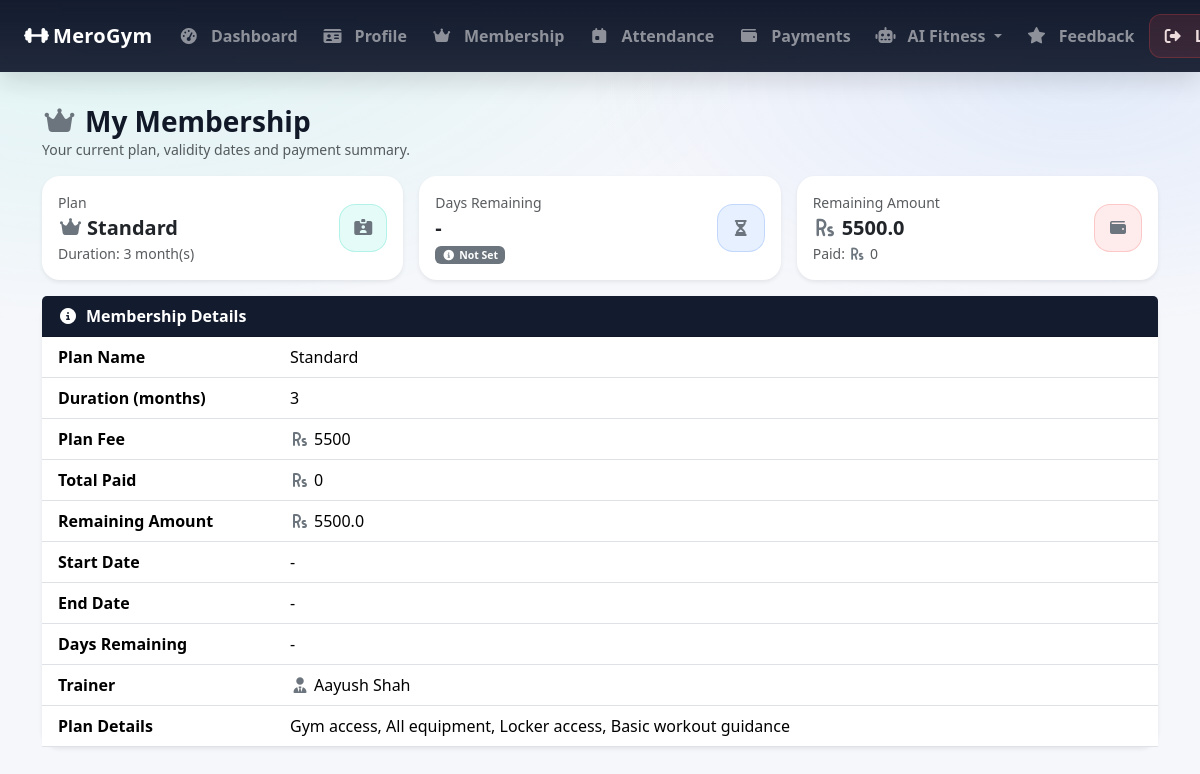
The app's page /member_membership/ (signed in), older data.
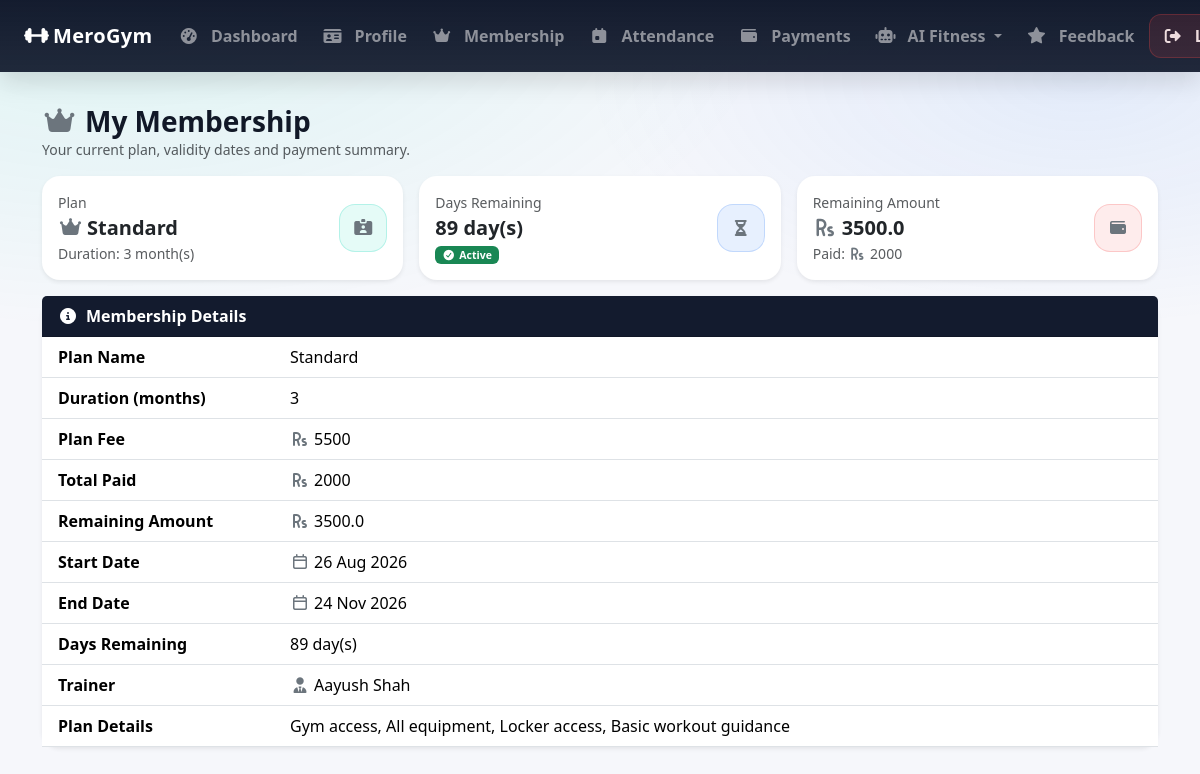
The same page, newer data.
### GymApp/models.py (models this page shows, shortened)
class MemberProfile(models.Model):
    GENDER_CHOICES = (
        ('MALE', 'Male'),
        ('FEMALE', 'Female'),
        ('OTHER', 'Other'),
    )
    user = models.OneToOneField(settings.AUTH_USER_MODEL, on_delete=models.CASCADE, related_name='member_profile')
    full_name = models.CharField(max_length=100)
    mobile = models.CharField(max_length=15)
    age = models.PositiveIntegerField(null=True, blank=True)
    gender = models.CharField(max_length=10, choices=GENDER_CHOICES, null=True, blank=True)
    address = models.TextField(blank=True)
    join_date = models.DateField(default=timezone.now)
    plan = models.ForeignKey(MembershipPlan,
                             on_delete=models.SET_NULL, # If plan is deleted, set to null
                             null=True, blank=True,
                             related_name='members'
                             )
    trainer = models.ForeignKey(
        Trainer,
        on_delete=models.SET_NULL,  # If trainer is deleted, set to null
        null=True, blank=True,
        related_name='members' # access members via trainer.members
    )
    membership_start = models.DateField(null=True, blank=True)
    membership_end = models.DateField(null=True, blank=True)

class MembershipPlan(models.Model):
    name = models.CharField(max_length=100)
    duration_months = models.PositiveIntegerField()
    fee = models.PositiveIntegerField()
    description = models.TextField(blank=True)

class Trainer(models.Model):
    name = models.CharField(max_length=100)
    mobile = models.CharField(max_length=15)
    specialization = models.CharField(max_length=200)
    shift_timing = models.CharField(max_length=200)

### GymApp/views.py (the view)
    def wrapper(request, *args, **kwargs):
        if not request.user.is_authenticated or getattr(request.user, 'role', None) != 'MEMBER':
            messages.error(request, 'You must be a member to access this page.')
            return redirect('member_login')
        return view_func(request, *args, **kwargs)

### GymApp/views.py (called while the page is built)
def member_required(view_func):
    def wrapper(request, *args, **kwargs):
        if not request.user.is_authenticated or getattr(request.user, 'role', None) != 'MEMBER':
            messages.error(request, 'You must be a member to access this page.')
            return redirect('member_login')
        return view_func(request, *args, **kwargs)
    return wrapper

### GymApp/templates/member_membership.html (shortened to what the changed rows need)
{% extends 'base.html' %}
{% block content %}
{% if member.plan %}
    <div class="row g-3 mb-3">
        <div class="col-12 col-md-4">
            <div class="card border-0 shadow-sm h-100" style="border-radius:18px;">
                <div class="card-body">
                    <div class="d-flex justify-content-between align-items-center">
                        <div>
                            <div class="text-muted small">Plan</div>
                            <div class="fw-bold fs-5">
                                <i class="fa-solid fa-crown me-1 text-secondary"></i>{{ member.plan.name }}
                            </div>
                            <div class="small text-muted">
                                Duration: {{ member.plan.duration_months }} month(s)
                            </div>
                        </div>
                        <div class="d-inline-flex align-items-center justify-content-center"
                             style="width:48px;height:48px;border-radius:16px;background:rgba(0,209,178,.10);border:1px solid rgba(0,209,178,.22);">
                            <i class="fa-solid fa-id-card-clip text-secondary"></i>
                        </div>
                    </div>
                </div>
            </div>
        </div>
        <div class="col-12 col-md-4">
            <div class="card border-0 shadow-sm h-100" style="border-radius:18px;">
                <div class="card-body">
                    <div class="d-flex justify-content-between align-items-center">
                        <div>
                            <div class="text-muted small">Days Remaining</div>
                            <div class="fw-bold fs-5">
                                {% if days_remaining is not None %}
                                    {{ days_remaining }} day(s)
                                {% else %}
                                    -
                                {% endif %}
                            </div>
                            <div class="small">
                                {% if days_remaining is not None %}
                                    {% if days_remaining > 0 %}
                                        <span class="badge text-bg-success">
                                            <i class="fa-solid fa-circle-check me-1"></i>Active
                                        </span>
                                    {% elif days_remaining == 0 %}
                                        <span class="badge text-bg-warning">
                                            <i class="fa-solid fa-triangle-exclamation me-1"></i>Expires Today
                                        </span>
                                    {% else %}
                                        <span class="badge text-bg-danger">
                                            <i class="fa-solid fa-circle-xmark me-1"></i>Expired
                                        </span>
                                    {% endif %}
                                {% else %}
                                    <span class="badge text-bg-secondary">
                                        <i class="fa-solid fa-circle-info me-1"></i>Not Set
                                    </span>
                                {% endif %}
                            </div>
                        </div>
                        <div class="d-inline-flex align-items-center justify-content-center"
                             style="width:48px;height:48px;border-radius:16px;background:rgba(59,130,246,.12);border:1px solid rgba(59,130,246,.22);">
                            <i class="fa-solid fa-hourglass-half text-secondary"></i>
                        </div>
                    </div>
                </div>
            </div>
        </div>
        <div class="col-12 col-md-4">
            <div class="card border-0 shadow-sm h-100" style="border-radius:18px;">
                <div class="card-body">
                    <div class="d-flex justify-content-between align-items-center">
                        <div>
                            <div class="text-muted small">Remaining Amount</div>
                            <div class="fw-bold fs-5">
                                {% if remaining is not None %}
                                    <i class="fa-solid fa-rupee-sign me-1 text-secondary"></i>{{ remaining }}
                                {% else %}
                                    -
                                {% endif %}
                            </div>
                            <div class="small text-muted">
                                Paid: <i class="fa-solid fa-rupee-sign me-1 text-secondary"></i>{{ total_paid }}
                            </div>
                        </div>
                        <div class="d-inline-flex align-items-center justify-content-center"
                             style="width:48px;height:48px;border-radius:16px;background:rgba(239,68,68,.10);border:1px solid rgba(239,68,68,.22);">
                            <i class="fa-solid fa-wallet text-secondary"></i>
                        </div>
                    </div>
                </div>
            </div>
        </div>
    </div>
    <div class="card border-0 shadow-sm" style="border-radius:18px;">
        <div class="card-header" style="background: rgba(15,23,42,.98); color:#fff;">
            <div class="fw-bold">
                <i class="fa-solid fa-circle-info me-2"></i>Membership Details
            </div>
        </div>
        <div class="card-body p-0">
            <div class="table-responsive">
                <table class="table mb-0 align-middle">
                    <tbody>
                        <tr>
                            <th class="ps-3" style="width:240px;">Plan Name</th>
                            <td class="pe-3">{{ member.plan.name }}</td>
                        </tr>
                        <tr>
                            <th class="ps-3">Duration (months)</th>
                            <td class="pe-3">{{ member.plan.duration_months }}</td>
                        </tr>
                        <tr>
                            <th class="ps-3">Plan Fee</th>
                            <td class="pe-3">
                                <i class="fa-solid fa-rupee-sign me-1 text-secondary"></i>{{ member.plan.fee }}
                            </td>
                        </tr>
                        <tr>
                            <th class="ps-3">Total Paid</th>
                            <td class="pe-3">
                                <i class="fa-solid fa-rupee-sign me-1 text-secondary"></i>{{ total_paid }}
                            </td>
                        </tr>
                        <tr>
                            <th class="ps-3">Remaining Amount</th>
                            <td class="pe-3">
                                {% if remaining is not None %}
                                    <i class="fa-solid fa-rupee-sign me-1 text-secondary"></i>{{ remaining }}
                                {% else %}
                                    -
                                {% endif %}
                            </td>
                        </tr>
                        <tr>
                            <th class="ps-3">Start Date</th>
                            <td class="pe-3">
                                {% if member.membership_start %}
                                    <i class="fa-regular fa-calendar me-1 text-secondary"></i>{{ member.membership_start|date:"d M Y" }}
                                {% else %}
                                    -
                                {% endif %}
                            </td>
                        </tr>
                        <tr>
                            <th class="ps-3">End Date</th>
                            <td class="pe-3">
                                {% if member.membership_end %}
                                    <i class="fa-regular fa-calendar me-1 text-secondary"></i>{{ member.membership_end|date:"d M Y" }}
                                {% else %}
                                    -
                                {% endif %}
                            </td>
                        </tr>
                        <tr>
                            <th class="ps-3">Days Remaining</th>
                            <td class="pe-3">
                                {% if days_remaining is not None %}
                                    {{ days_remaining }} day(s)
                                {% else %}
                                    -
                                {% endif %}
                            </td>
                        </tr>
                        <tr>
                            <th class="ps-3">Trainer</th>
                            <td class="pe-3">
                                {% if member.trainer %}
                                    <i class="fa-solid fa-user-tie me-1 text-secondary"></i>{{ member.trainer.name }}
                                {% else %}
                                    <span class="text-muted">Not Assigned</span>
                                {% endif %}
                            </td>
                        </tr>
                        <tr>
                            <th class="ps-3">Plan Details</th>
                            <td class="pe-3">
                                {% if member.plan.description %}
                                    <div style="white-space:pre-line;">{{ member.plan.description }}</div>
                                {% else %}
                                    -
                                {% endif %}
                            </td>
                        </tr>
                    </tbody>
                </table>
            </div>
        </div>
    </div>
{% endif %}
{% endblock %}

Row changes from the older to the newer data that the page shows:
changed MemberProfile "Standard": membership_start (not shown) → "26 Aug 2026"; membership_end (not shown) → "24 Nov 2026"
Text that changed along with them:
{{ days_remaining }}: (not shown) → "89"
{{ remaining }}: "5500.0" → "3500.0"
{{ total_paid }}: "0" → "2000"
text no longer shown: "- Not Set - - -"
text now shown: "day(s) Active day(s)"
